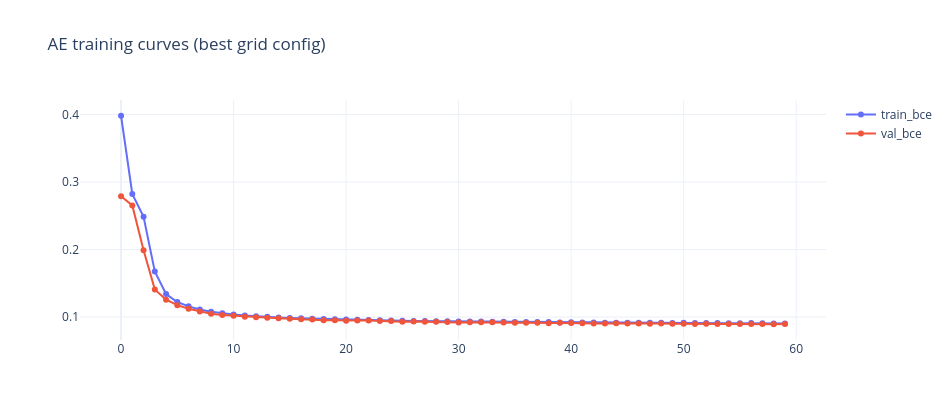

The cell this chart's notebook holds for it:
### Code cell
ae_grid_df, ae_best_cfg, ae_res = run_grid_search("AE", HEAVY_GRID_CONFIGS["ae"], trainer=train_ae)
display(ae_grid_df.head(10))
print("Best AE config:", ae_best_cfg)

fig_ae_loss = go.Figure()
fig_ae_loss.add_trace(go.Scatter(y=ae_res["train_losses"], mode="lines+markers", name="train_bce"))
fig_ae_loss.add_trace(go.Scatter(y=ae_res["val_losses"], mode="lines+markers", name="val_bce"))
style_fig(fig_ae_loss, "AE training curves (best grid config)", height=420).show()

orig = ae_res["orig"].squeeze(1)[:20]
recon = ae_res["recon"].squeeze(1)[:20]
stack = np.concatenate([orig, recon], axis=0)
fig_ae_recon = show_image_grid(stack, "AE best config: originals + reconstructions", ncols=10)
fig_ae_recon.show()

### Figure 1 — Plotly figure (JSON) as saved in the notebook; plotly's stock layout.template omitted (floating-point values rounded to 4 significant figures)
{"data": [{"mode": "lines+markers", "name": "train_bce", "type": "scatter", "y": [0.398, 0.2823, 0.2483, 0.1675, 0.1341, 0.1223, 0.1158, 0.1113, 0.108, 0.1056, 0.1039, 0.1024, 0.1011, 0.1003, 0.09929, 0.09876, 0.09827, 0.09759, 0.09706, 0.09659, 0.09625, 0.09597, 0.09554, 0.09527, 0.09477, 0.09462, 0.09432, 0.09418, 0.09386, 0.09378, 0.09352, 0.09355, 0.09338, 0.09296, 0.09303, 0.09264, 0.09258, 0.09268, 0.09253, 0.0921, 0.09227, 0.09193, 0.09199, 0.09164, 0.09162, 0.0917, 0.09168, 0.09145, 0.09156, 0.0913, 0.09149, 0.09113, 0.09103, 0.09103, 0.09091, 0.09096, 0.09104, 0.09095, 0.09063, 0.0906]}, {"mode": "lines+markers", "name": "val_bce", "type": "scatter", "y": [0.279, 0.2653, 0.1988, 0.141, 0.1256, 0.1176, 0.1124, 0.1082, 0.1049, 0.1029, 0.1018, 0.1004, 0.09956, 0.09883, 0.09825, 0.0975, 0.09665, 0.09649, 0.09532, 0.09528, 0.09466, 0.09481, 0.09473, 0.09407, 0.09408, 0.09303, 0.09343, 0.09293, 0.09311, 0.09267, 0.09198, 0.09224, 0.09233, 0.09214, 0.09178, 0.09157, 0.09146, 0.09153, 0.09096, 0.0914, 0.09103, 0.09072, 0.09049, 0.09061, 0.09087, 0.09037, 0.09037, 0.09024, 0.09038, 0.09022, 0.09004, 0.08977, 0.08995, 0.08988, 0.0897, 0.08974, 0.0898, 0.08988, 0.08934, 0.08978]}], "layout": {"height": 420, "title": {"text": "AE training curves (best grid config)"}, "width": 950}}
